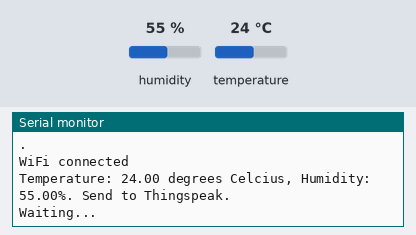
Bench run of a sketch on a simulated ESP8266 (NodeMCU). Parts: the last lines printed to the serial monitor. The test bench sets the inputs (shaded band); at power-on: humidity 55 %, temperature 24 °C. WiFi joins after 1.5 s; servers stay silent unless stated.

Above: at 6.2 s.
6.3 s: humidity set to 22 %
13.9 s: temperature set to 12 °C
At 16.3 s:
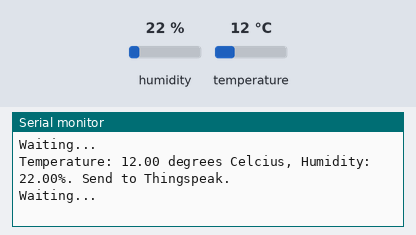
21.5 s: humidity set to 40 %
At 26.2 s:
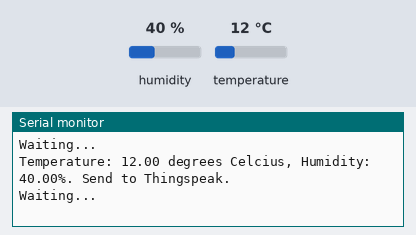

Measured:
- after the input at 13.9 s, the serial monitor: prints a new line after 1.6 s (image 1)
- after the input at 21.5 s, the serial monitor: prints a new line after 4.2 s (image 2)

The sketch:

node_write.ino
```cpp
#include <DHT.h>
#define DHTTYPE DHT11
#define DHTPIN 5
DHT dht(DHTPIN, DHTTYPE);
#include <ESP8266WiFi.h>

//wifi login credentials
String apiKey = "***********";
String name =  "Node_Wifi";
String pass =  "********";
String server = "api.thingspeak.com";

WiFiClient client;

void setup()
{

  Serial.begin(115200);
  delay(10);
  Serial.println("Connecting to ");
  Serial.println(name);
  dht.begin();
  WiFi.begin(name, pass);

  //tries to connect to wifi every 5 seconds
  while (WiFi.status() != WL_CONNECTED)
  {
    delay(5000);
    Serial.print(".");
  }
  Serial.println("");
  Serial.println("WiFi connected");
}

void loop()
{
  //reading temperature data
  float h = dht.readHumidity();
  float t = dht.readTemperature();
  if (isnan(h) || isnan(t)) {
    Serial.println("Failed to read from DHT sensor!");
    return;
  }


  //sending data to thingspeak
  if (client.connect(server, 80))
  {
    String string_write = apiKey;
    string_write += "&field1=";
    string_write += String(t);
    string_write += "&field2=";
    string_write += String(h);
    string_write += "\r\n\r\n";

    client.print("POST /update HTTP/1.1\n");
    client.print("Host: api.thingspeak.com\n");
    client.print("Connection: close\n");
    client.print("X-THINGSPEAKAPIKEY: " + apiKey + "\n");
    client.print("Content-Type: application/x-www-form-urlencoded\n");
    client.print("Content-Length: ");
    client.print(string_write.length());
    client.print("\n\n");
    client.print(string_write);

    Serial.print("Temperature: ");
    Serial.print(t);
    Serial.print(" degrees Celcius, Humidity: ");
    Serial.print(h);
    Serial.println("%. Send to Thingspeak.");
  }
  client.stop();
  Serial.println("Waiting...");
  delay(10000);

}
```
